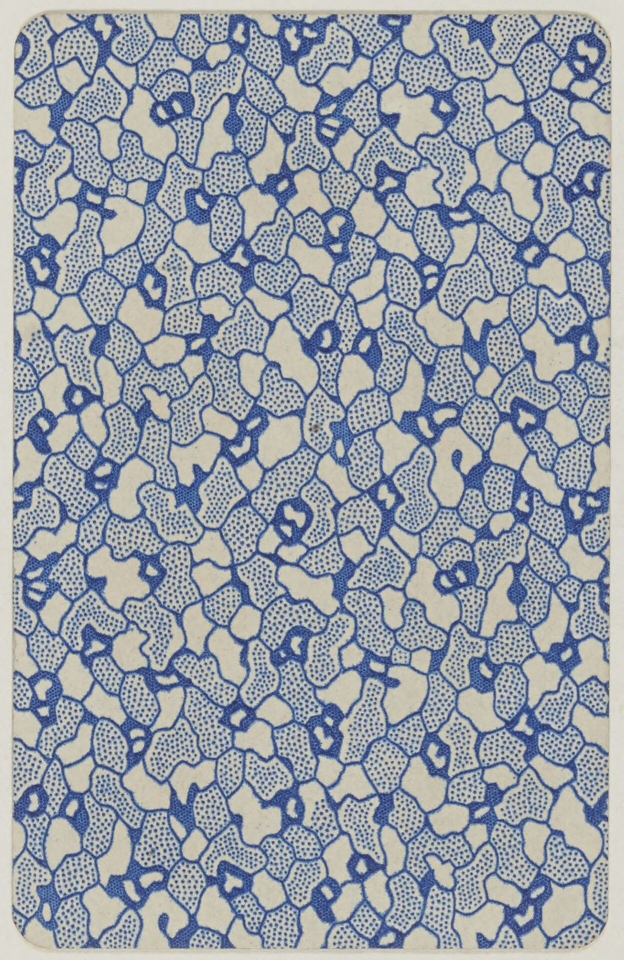
#> input picture marseille/_back_src.jpg, 1247 x 1920 px (shown at 1/2 size)
$ python _gen_back.py
#> lines starting #> are read from the running program, lines starting #| are printed output that depends on the picture; after the words box and inside, x2 and y2 are one past the last pixel; in counts of white or black regions, pixels touching at a corner belong together
#!/usr/bin/env python3
# -*- coding: utf-8 -*-
"""Build the Marseille card back: back.jpg.

Source: the reverse of a Grimaud aluette deck (c.1858-1890), from the
house that later published the Ancien Tarot de Marseille — so the right
period and the right lineage. Public domain; kept in-repo as _back_src.jpg
so this is reproducible.

The source card is photographed at aspect ~0.65 and ours is 0.511, so we
cannot simply resize it — that would squash the pattern. Instead we take
the pattern INTERIOR, crop it to the proportions our card needs, and then
rebuild the card around it: the same ~10px paper margin the faces carry,
and the same softly-cut corners, so the back reads as the same physical
object as the fronts rather than as a texture bled to the edge.
"""
import os
from PIL import Image, ImageDraw, ImageFilter

HERE = os.path.dirname(os.path.abspath(__file__))
SRC = os.path.join(HERE, "_back_src.jpg")

# Must match _crop.py exactly.
W, H = 744, 1456

# Measured off the faces: paper between the card edge and the printed
# design runs 9-12px, and the cut corner shows a sliver of the pale
# backdrop the cards were photographed against.
MARGIN = 10
CORNER_R = 16
BACKDROP = (219, 214, 210)     # what the faces show at their extreme corners

SS = 2                          # supersample, for clean corner arcs


def pattern_box(im):
    """Bounds of the printed pattern inside the source card's own margin."""
    w, h = im.size
    px = im.load()

    def var_row(y):
        vals = [px[x, y] for x in range(0, w, 4)]
        m = sum(sum(v) for v in vals) / len(vals)
        return sum((sum(v) - m) ** 2 for v in vals) / len(vals)

    def var_col(x):
        vals = [px[x, y] for y in range(0, h, 4)]
        m = sum(sum(v) for v in vals) / len(vals)
        return sum((sum(v) - m) ** 2 for v in vals) / len(vals)

    rv = [var_row(y) for y in range(h)]
    cv = [var_col(x) for x in range(w)]
    tr, tc = max(rv) * 0.15, max(cv) * 0.15
    top = next(y for y in range(h) if rv[y] > tr)
    bot = next(y for y in range(h - 1, -1, -1) if rv[y] > tr)
    left = next(x for x in range(w) if cv[x] > tc)
    right = next(x for x in range(w - 1, -1, -1) if cv[x] > tc)
    return left, top, right, bot


def main():
    src = Image.open(SRC).convert("RGB")
#> src is the input picture: PIL image 1247x1920 RGB; mean R, G, B 151, 157.3, 166.6
    left, top, right, bot = pattern_box(src)
#> in var_row, `vals = [px[x, y] for x in range(0, w, 4)]`: vals = 312 items, first 6: (220, 217, 208), (220, 217, 208), (220, 217, 208), (221, 218, 209), (222, 219, 210), (222, 219, 210)
#> in var_row, `m = sum(sum(v) for v in vals) / len(vals)`: m = 643.3
#> in pattern_box, `rv = [var_row(y) for y in range(h)]`: rv = 1920 values, max 21368.1 at index 383, min 14.76 at index 1915, mean 16421
#> in var_col, `vals = [px[x, y] for y in range(0, h, 4)]`: vals = 480 items, first 6: (220, 217, 208), (220, 217, 208), (221, 218, 209), (221, 218, 209), (221, 218, 209), (221, 218, 209)
#> in var_col, `m = sum(sum(v) for v in vals) / len(vals)`: m = 645.7
#> in pattern_box, `cv = [var_col(x) for x in range(w)]`: cv = 1247 values, max 19634.4 at index 1140, min 18.17 at index 4, mean 15898.3
#> in pattern_box, `tr, tc = max(rv) * 0.15, max(cv) * 0.15`: tr = 3205.2; tc = 2945.2
#> in pattern_box, `top = next(y for y in range(h) if rv[y] > tr)`: top = 28
#> in pattern_box, `bot = next(y for y in range(h - 1, -1, -1) if rv[y] > tr)`: bot = 1896
#> in pattern_box, `left = next(x for x in range(w) if cv[x] > tc)`: left = 25
#> in pattern_box, `right = next(x for x in range(w - 1, -1, -1) if cv[x] > tc)`: right = 1221
#> left = 25; top = 28; right = 1221; bot = 1896

    inner_w, inner_h = W - 2 * MARGIN, H - 2 * MARGIN
    want = inner_w / inner_h

    # Take the largest centred piece of the pattern at our proportions.
    pw, ph = right - left, bot - top
#> pw = 1196; ph = 1868
    if pw / ph > want:
        nw = int(round(ph * want))
#> nw = 942
        box = (left + (pw - nw) // 2, top, left + (pw - nw) // 2 + nw, bot)
#> box = (152, 28, 1094, 1896)
    else:
        nh = int(round(pw / want))
        box = (left, top + (ph - nh) // 2, right, top + (ph - nh) // 2 + nh)
    pattern = src.crop(box)
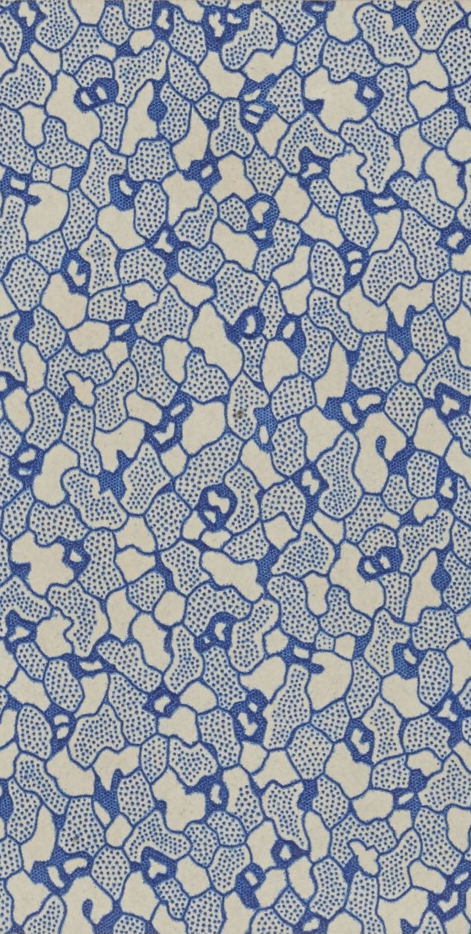
#> pattern: PIL image 942x1868 RGB (shown at 1/2 size); mean R, G, B 145.9, 152.9, 163.8
    scale = inner_w / pattern.width
#> scale = 0.769
    pattern = pattern.resize((inner_w, inner_h), Image.LANCZOS)
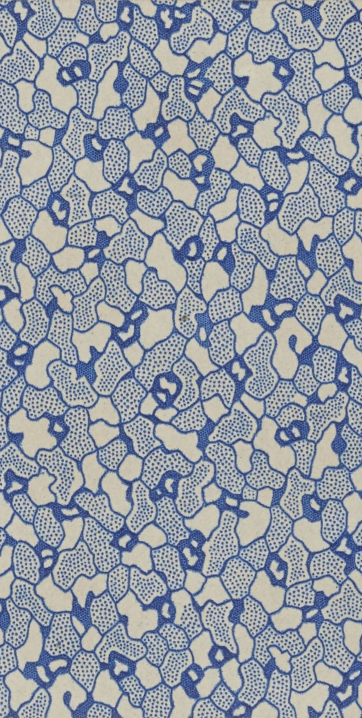
#> pattern: PIL image 724x1436 RGB (shown at 1/2 size); mean R, G, B 145.9, 152.9, 163.8

    # Paper colour taken from the source's own margin, so the border is the
    # stock this pattern was actually printed on.
    paper = src.getpixel((max(0, left - 6), (top + bot) // 2))
#> paper = (216, 216, 204)

    card = Image.new("RGB", (W, H), paper)
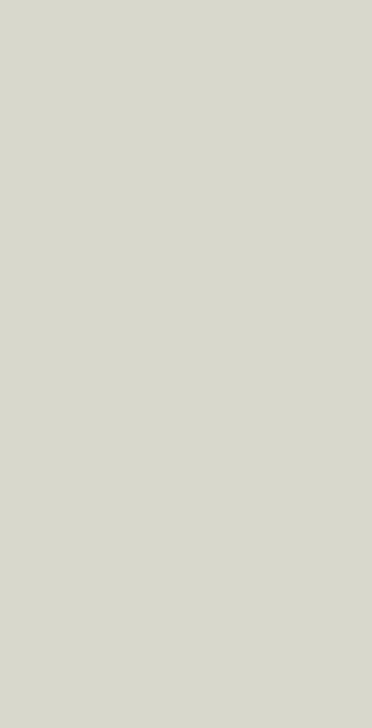
#> card: PIL image 744x1456 RGB (shown at 1/2 size); mean R, G, B 216, 216, 204
    card.paste(pattern, (MARGIN, MARGIN))
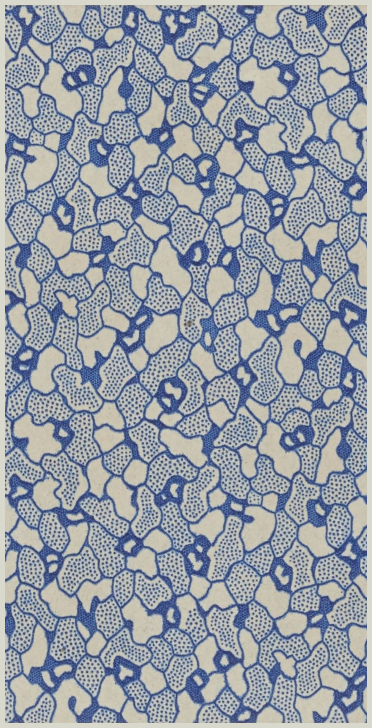
#> card: PIL image 744x1456 RGB (shown at 1/2 size); mean R, G, B 148.8, 155.5, 165.4

    # Cut the corners the way a real card is cut, letting the same pale
    # backdrop the faces show peek through at the extreme corners.
    big = (W * SS, H * SS)
    mask = Image.new("L", big, 0)
#> mask: PIL image 1488x2912 L; every value is 0
    ImageDraw.Draw(mask).rounded_rectangle(
        [0, 0, big[0] - 1, big[1] - 1], radius=CORNER_R * SS, fill=255)
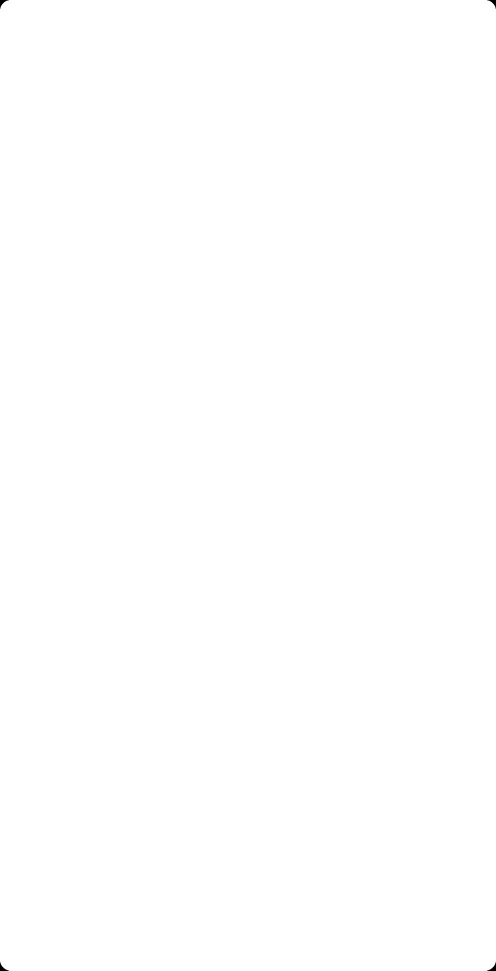
#> mask: PIL image 1488x2912 L (shown at 1/3 size); 100% white; 4 black regions, box (x1, y1, x2, y2) and area: (0, 0, 27, 27) 230, (1461, 0, 1488, 27) 230, (0, 2885, 27, 2912) 230, (1461, 2885, 1488, 2912) 230
    mask = mask.resize((W, H), Image.LANCZOS)
#> mask: PIL image 744x1456 L
    out = Image.new("RGB", (W, H), BACKDROP)
    out.paste(card, (0, 0), mask)

    out = out.filter(ImageFilter.GaussianBlur(0.25))
    dest = os.path.join(HERE, "back.jpg")
    out.save(dest, "JPEG", quality=90, optimize=True, progressive=True)
    print("wrote %s  %dx%d" % (dest, W, H))
    print("pattern crop %dx%d -> %dx%d (scale x%.2f)"
          % (box[2] - box[0], box[3] - box[1], inner_w, inner_h, scale))
#| pattern crop 942x1868 -> 724x1436 (scale x0.77)
    print("paper %s  margin %dpx  corner r%d" % (paper, MARGIN, CORNER_R))
#| paper (216, 216, 204)  margin 10px  corner r16


if __name__ == "__main__":
    main()
